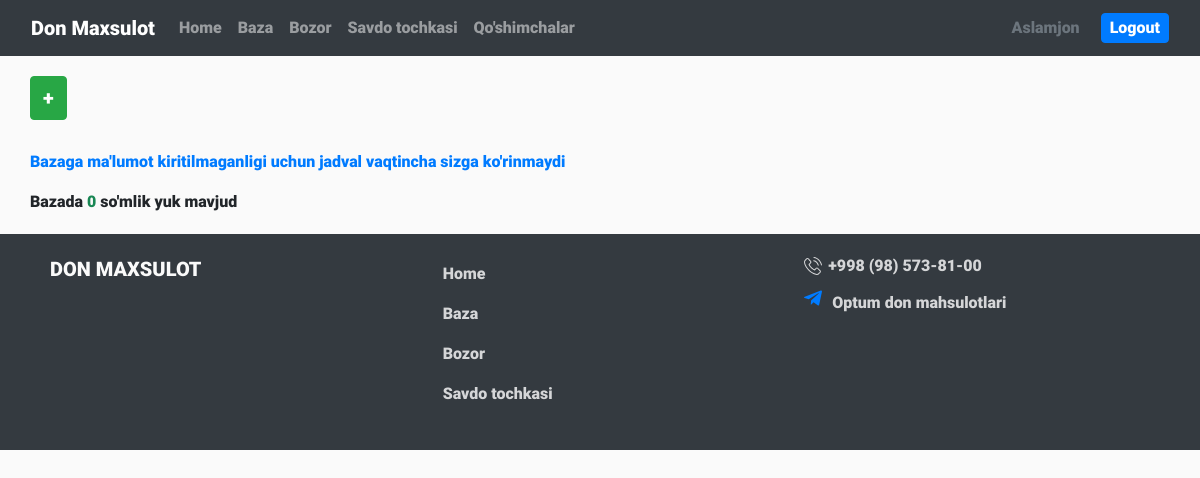
Page /baza/ (signed in) on the earlier database version.
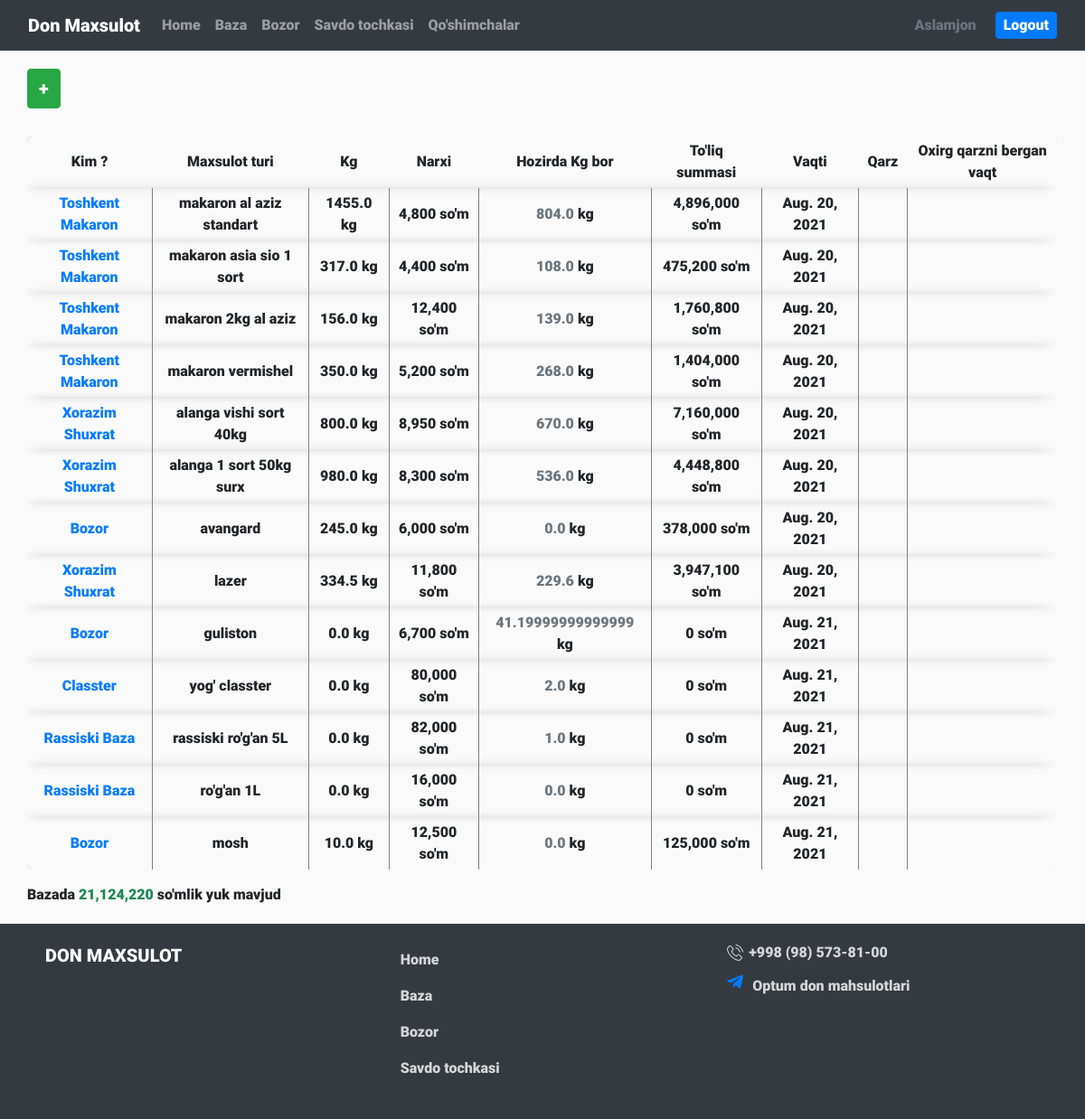
Same page on the later database version.
### home/models.py (models this page shows)
class Baza(models.Model):
    typeOfProduct = models.TextField()
    kgOrg = models.FloatField(default=0)
    kg = models.FloatField(default=0)
    price = models.IntegerField(default=0)
    totalSum = models.IntegerField(default=0, blank=True)
    date = models.DateField(null=True, auto_now_add=True)
    byWhom = models.TextField(default="")
    debt = models.BooleanField(null=True, default=False)
    changed = models.BooleanField(null=True, default=False)
    debtSum = models.IntegerField(null=True, default=0)
    lastLendDebt = models.IntegerField(null=True, default=0)
    oxirgiQarzBerganVaqti = models.DateField(null=True, auto_now_add=False)
    totalLend = models.IntegerField(null=True, default=0)

### home/views.py (the view, shortened to what this page needs)
# urls.py: path('baza/', baza, name='baza'),
def baza(request):
    def getDataFromBaza():
        return Baza.objects.all()
    sendToTemplateForAdmin = {
        'bazaForm': BazaForm,
        'getBaza': getDataFromBaza(),
        'residue': 0
    }
    for item in getDataFromBaza():
        sendToTemplateForAdmin['residue'] += (item.kgOrg * item.price)
    sendToTemplateForAdmin['residue'] = int(sendToTemplateForAdmin['residue'])
    if (request.method == 'GET'):
        return checkIsAdmin(request, 'html/realBaza.html',sendToTemplateForAdmin, {})

### home/templatetags/indexObj.py (called while the page is built)
@register.simple_tag
def length(data):
    return len(data)

### home/views.py (called while the page is built)
def checkIsAdmin(request, html, sendObjToAdmin, sendObjToAnonimUser):
    getAdmins = Admins.objects.all()
    global admins
    admins = []
    for i in getAdmins:
        admins.append(i.name)
    if request.user.username in admins:
        sendObjToAdmin['isAdmin'] = True
        return render(request, html, sendObjToAdmin)
    else:
        if request.user.username in agentsList:
            sendObjToAnonimUser['isAgent'] = True
            return render(request, html, sendObjToAnonimUser)
        sendObjToAnonimUser['isAdmin'] = False
        return render(request, html, sendObjToAnonimUser)

### home/templates/html/realBaza.html (shortened to what this page needs)
{% extends 'html/base.html' %}
{% load static %}
{% load indexObj %}
{% block content %}
<div class="baza containerCustom">
    {% if user.is_authenticated and isAdmin %}
    <button type="button" class="btn btn-success fs-20" data-toggle="modal" data-target="#myModal">
        +
    </button>
    <div class="outBazaTable">
        {% length getBaza as len %}
        {% if not len == 0 %}
        <table>
            <tr>
                <th>Kim ?</th>
                <th>Maxsulot turi</th>
                <th>Kg</th>
                <th>Narxi</th>
                <th>Hozirda Kg bor</th>
                <th>To'liq summasi</th>
                <th>Vaqti</th>
                <th>Qarz</th>
                <th>Oxirg qarzni bergan vaqt</th>
            </tr>
            {% for item in getBaza %}
            <tr>
                <td><a class="openEdit text-capitalize" href="{% url 'editBaza' item.id %}">{{item.byWhom}}</a></td>
                <td>{{item.typeOfProduct}}</td>
                <td><span class="">{{item.kg}}</span> kg</td>
                <td><span class="numMusk">{{item.price}}</span> so'm</td>
                <td><span class="text-secondary">{{item.kgOrg}}</span> kg</td>
                <td><span class="numMusk">{{item.totalSum}}</span> so'm</td>
                <td>{{item.date}}</td>
                <td>
                </td>
                <td>
                </td>
            </tr>
            {% endfor %}
        </table>
        {% else %}
        <div class="text-primary">Bazaga ma'lumot kiritilmaganligi uchun jadval vaqtincha sizga ko'rinmaydi</div>
        {% endif %}
    </div>
    <div class="totalSumInBaza mt-3">Bazada <span class="numMusk bd-green">{{residue}}</span> so'mlik yuk mavjud</div>
    {% else %}
    <div class="text-danger">Bu bo'limga vaqat admin kirish huquqiga ega</div>
    <a href="{% url 'home' %}" class="btn btn-outline-success mt-4">Bosh sahifaga qaytish</a>
    {% endif %}
</div>
{% endblock %}

Differences in the rows shown:
added Baza: byWhom "Toshkent Makaron", typeOfProduct "makaron al aziz standart", kg "1455.0", price "4,800", kgOrg "804.0", totalSum "4,896,000", date "Aug. 20, 2021"
added Baza: byWhom "Toshkent Makaron", typeOfProduct "makaron asia sio 1 sort", kg "317.0", price "4,400", kgOrg "108.0", totalSum "475,200", date "Aug. 20, 2021"
added Baza: byWhom "Toshkent Makaron", typeOfProduct "makaron 2kg al aziz", kg "156.0", price "12,400", kgOrg "139.0", totalSum "1,760,800", date "Aug. 20, 2021"
added Baza: byWhom "Toshkent Makaron", typeOfProduct "makaron vermishel", kg "350.0", price "5,200", kgOrg "268.0", totalSum "1,404,000", date "Aug. 20, 2021"
added Baza: byWhom "Xorazim Shuxrat", typeOfProduct "alanga vishi sort 40kg", kg "800.0", price "8,950", kgOrg "670.0", totalSum "7,160,000", date "Aug. 20, 2021"
added Baza: byWhom "Xorazim Shuxrat", typeOfProduct "alanga 1 sort 50kg surx", kg "980.0", price "8,300", kgOrg "536.0", totalSum "4,448,800", date "Aug. 20, 2021"
added Baza: byWhom "Bozor", typeOfProduct "avangard", kg "245.0", price "6,000", kgOrg "0.0", totalSum "378,000", date "Aug. 20, 2021"
added Baza: byWhom "Xorazim Shuxrat", typeOfProduct "lazer", kg "334.5", price "11,800", kgOrg "229.6", totalSum "3,947,100", date "Aug. 20, 2021"
added Baza: byWhom "Bozor", typeOfProduct "guliston", kg "0.0", price "6,700", kgOrg "41.19999999999999", totalSum "0", date "Aug. 21, 2021"
added Baza: byWhom "Classter", typeOfProduct "yog' classter", kg "0.0", price "80,000", kgOrg "2.0", totalSum "0", date "Aug. 21, 2021"
added Baza: byWhom "Rassiski Baza", typeOfProduct "rassiski ro'g'an 5L", kg "0.0", price "82,000", kgOrg "1.0", totalSum "0", date "Aug. 21, 2021"
added Baza: byWhom "Rassiski Baza", typeOfProduct "ro'g'an 1L", kg "0.0", price "16,000", kgOrg "0.0", totalSum "0", date "Aug. 21, 2021"
added Baza: byWhom "Bozor", typeOfProduct "mosh", kg "10.0", price "12,500", kgOrg "0.0", totalSum "125,000", date "Aug. 21, 2021"
Other differences:
{{ residue }}: "0" → "21,124,220"
text no longer shown: "Bazaga ma'lumot kiritilmaganligi uchun jadval vaqtincha sizga ko'rinmaydi"
text now shown: "Kim ? Maxsulot turi Kg Narxi Hozirda Kg bor To'liq summasi Vaqti Qarz Oxirg qarzni bergan vaqt"
